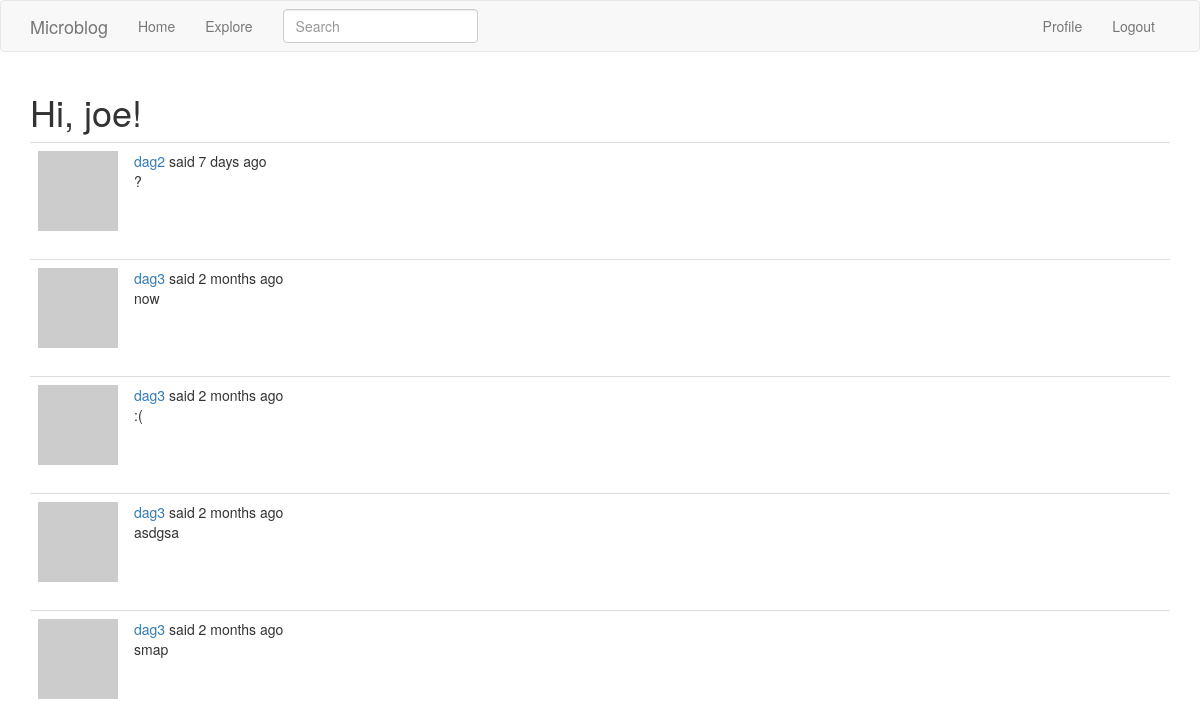
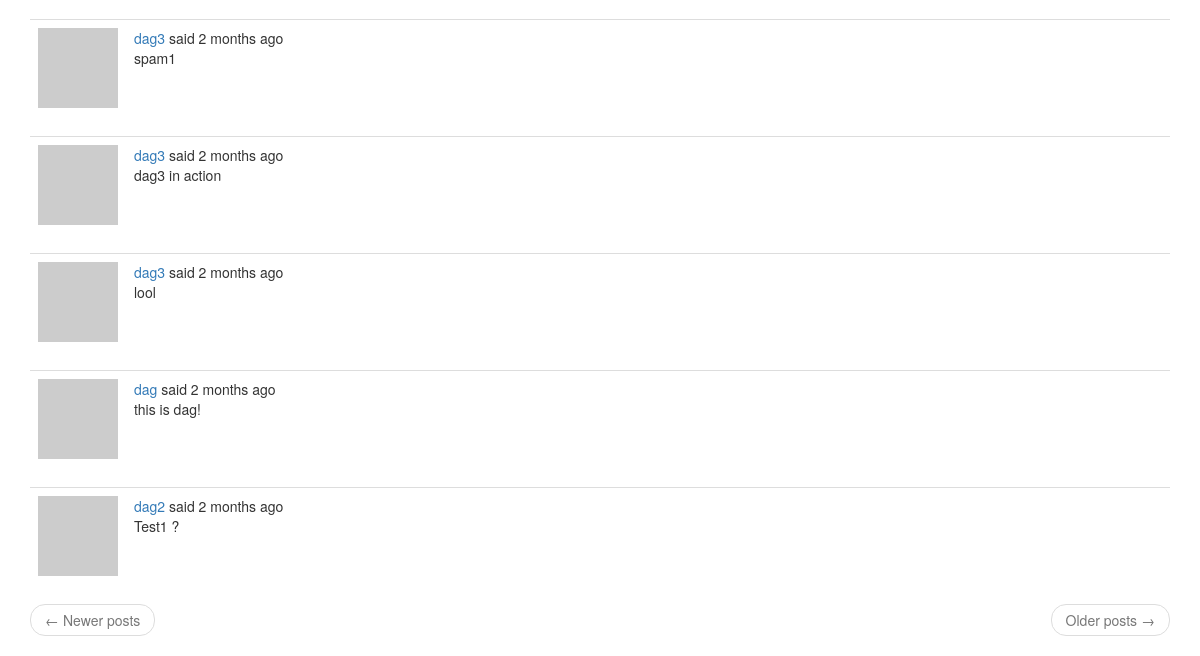
The page /explore (signed in) on the database as committed earlier (2 pictures, top to bottom).
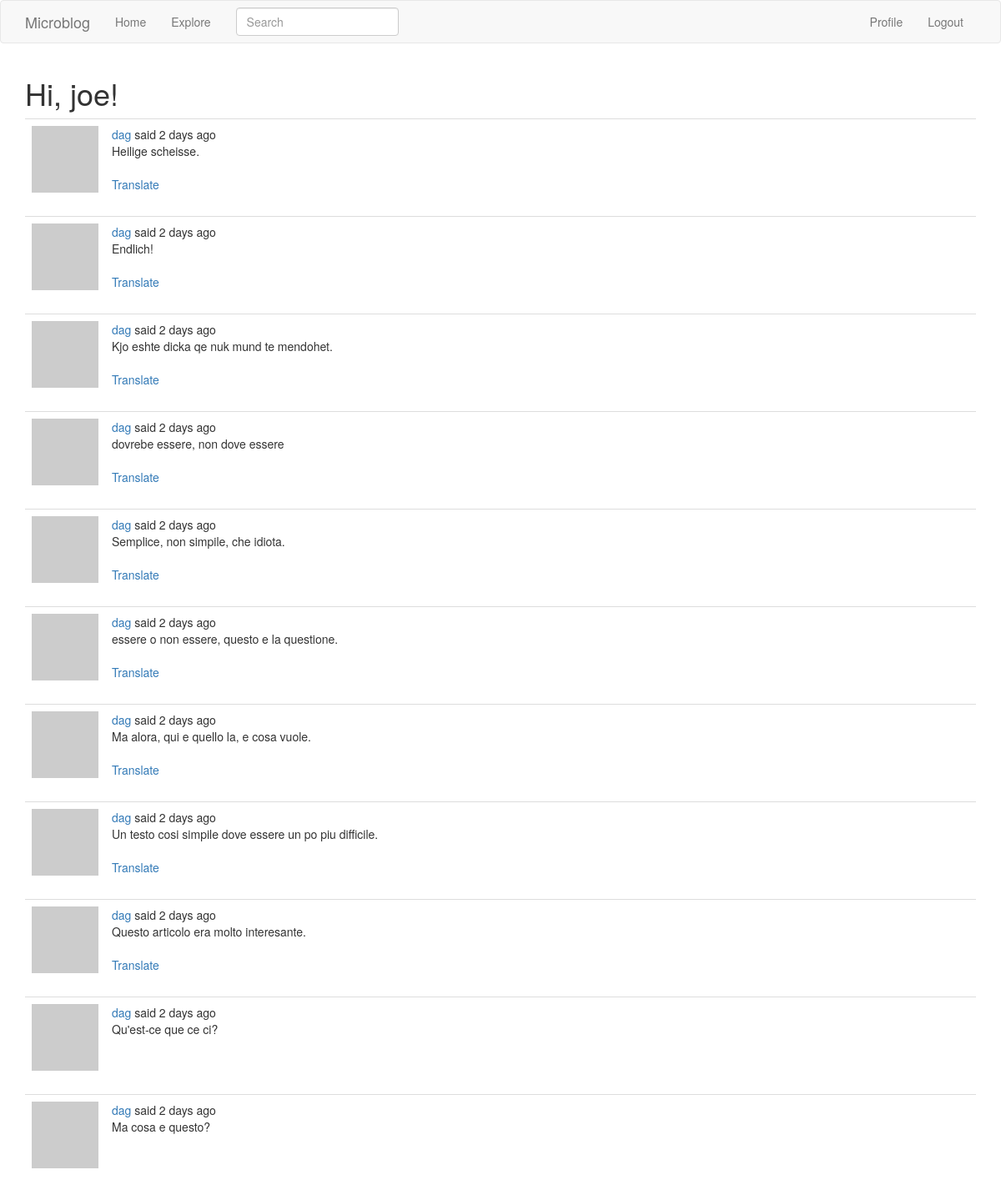
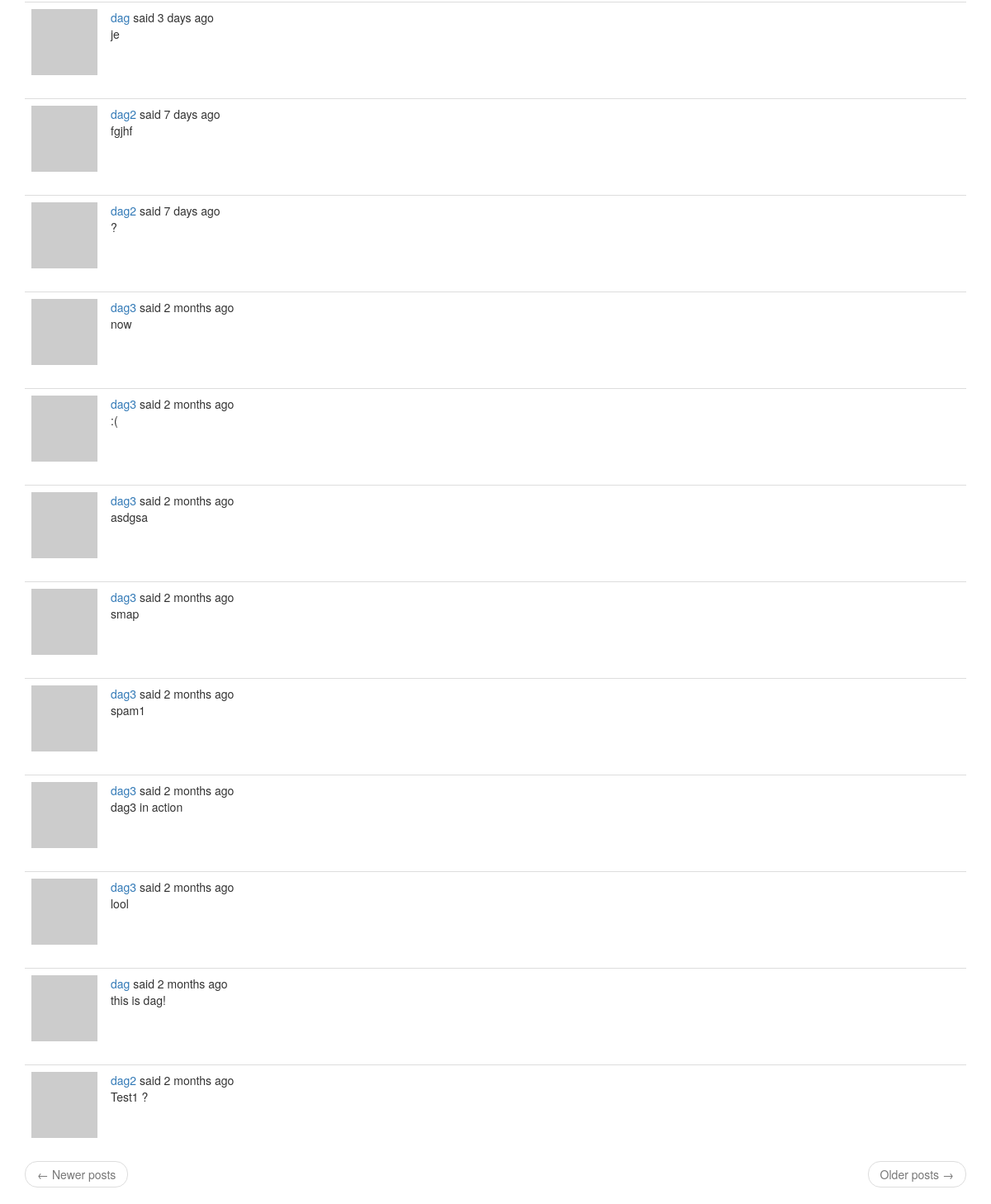
The same page on the database as committed later (2 pictures, top to bottom).
### app/models.py (models this page shows, shortened)
class User(UserMixin, db.Model):
    id = db.Column(db.Integer, primary_key=True)
    username = db.Column(db.String(64), index=True, unique=True)
    email = db.Column(db.String(120), index=True, unique=True)
    password_hash = db.Column(db.String(128))
    posts = db.relationship('Post', backref='author', lazy='dynamic')
    about_me = db.Column(db.String(140))
    last_seen = db.Column(db.DateTime, default=datetime.utcnow)
    followed = db.relationship(
        'User', secondary=followers,
        primaryjoin=(followers.c.follower_id == id),
        secondaryjoin=(followers.c.followed_id == id),
        backref=db.backref('followers', lazy='dynamic'), lazy='dynamic'
    )
    def avatar(self, size):
        digest = md5(self.email.lower().encode('utf-8')).hexdigest()
        return 'https://www.gravatar.com/avatar/{}?d=identicon&s={}'.format(digest, size)

class SearchableMixin(object):
    @classmethod
    def before_commit(cls, session):
        session._changes = {
            'add': list(session.new),
            'update': list(session.dirty),
            'delete': list(session.deleted)
        }
    @classmethod
    def after_commit(cls, session):
        for obj in session._changes['add']:
            if isinstance(obj, SearchableMixin):
                add_to_index(obj.__tablename__, obj)
        for obj in session._changes['update']:
            if isinstance(obj, SearchableMixin):
                add_to_index(obj.__tablename__, obj)
        for obj in session._changes['delete']:
            if isinstance(obj, SearchableMixin):
                add_to_index(obj.__tablename__, obj)
        session._changes = None

class Post(SearchableMixin, db.Model):
    __searchable__ = ['body']
    id = db.Column(db.Integer, primary_key=True)
    body = db.Column(db.String(140))
    timestamp = db.Column(db.DateTime, index=True, default=datetime.utcnow)
    user_id = db.Column(db.Integer, db.ForeignKey('user.id'))
    language = db.Column(db.String(5))

### app/main/routes.py (the view)
@bp.route('/explore')
@login_required
def explore():
    page = request.args.get('page', 1, type=int)
    posts = Post.query.order_by(Post.timestamp.desc()).paginate(page, current_app.config['POSTS_PER_PAGE'], False)
    next_url = url_for('main.explore', page=posts.next_num) \
        if posts.has_next else None
    prev_url = url_for('main.explore', page=posts.prev_num) \
        if posts.has_prev else None
    return render_template('index.html',
                            title=_('Explore'),
                            posts=posts.items,
                            next_url=next_url,
                            prev_url=prev_url)

### app/main/forms.py
class SearchForm(FlaskForm):
    q = StringField(_l('Search'), validators=[DataRequired()])
    def __init__(self, *args, **kwargs):
        if 'formdata' not in kwargs:
            kwargs['formdata'] = request.args
        if 'csrf_enabled' not in kwargs:
            kwargs['csrf_enabled'] = False
        super().__init__(*args, **kwargs)

### app/main/routes.py (called while the page is built)
@bp.before_app_request
def before_request():
    if current_user.is_authenticated:
        current_user.last_seen = datetime.utcnow()
        db.session.commit()
        g.search_form = SearchForm()
    g.locale = str(get_locale())

### app/models.py (called while the page is built)
@login.user_loader
def load_user(id):
    return User.query.get(int(id))

### app/templates/index.html (shortened to what this page needs)
{% extends "base.html" %}
{%import 'bootstrap/wtf.html' as wtf%}
{% block app_content %}
    <h1>{{_('Hi, %(username)s!', username=current_user.username)}}</h1>
    {% for post in posts %}
        {% include '_post.html' %}
    {% endfor %}
    <nav aria-label="...">
        <ul class="pager">
            <li class="previous{%if not prev_url%} disabled{%endif%}">
                <a href="{{prev_url or '#'}}">
                    <span aria-hidden="true">&larr;</span> {{_('Newer posts')}}
                </a>
            </li>
            <li class="next{%if not next_url%} disabled{%endif%}">
                <a href="{{next_url or '#'}}">
                    {{_('Older posts')}} <span aria-hidden="true">&rarr;</span>
                </a>
            </li>
        </ul>
    </nav>
{% endblock %}

### app/templates/base.html (shortened to what this page needs)
{%extends 'bootstrap/base.html'%}
{%block navbar%}
    <nav class="navbar navbar-default">
        <div class="container">
            <div class="navbar-header">
                <a class="navbar-brand" href="{{url_for('main.index')}}">Microblog</a>
            </div>
            <div class="collapse navbar-collapse" id="bs-example-navbar-collapse-1">
                <ul class="nav navbar-nav">
                    <li><a href="{{url_for('main.index')}}">{{_('Home')}}</a></li>
                    <li><a href="{{url_for('main.explore')}}">{{_('Explore')}}</a></li>
                </ul>
                {%if g.search_form%}
                <form class="navbar-form navbar-left" method="get"
                        action="{{url_for('main.search')}}">
                        <div class="form-group">
                            {{g.search_form.q(size=20, class='form-control',
                                    placeholder=g.search_form.q.label.text)}}
                        </div>
                </form>
                {%endif%}
                <ul class="nav navbar-nav navbar-right">
                    {%if current_user.is_anonymous%}
                        <li><a href="{{url_for('auth.login')}}">{{_('Login')}}</a></li>
                    {%else%}
                        <li><a href="{{url_for('main.user', username=current_user.username)}}">{{_('Profile')}}</a></li>
                        <li><a href="{{url_for('auth.logout')}}">{{_('Logout')}}</a></li>
                    {%endif%}
                </ul>
            </div>
        </div>
    </nav>
{%endblock%}
{%block content%}
    <div class="container">
        {%block app_content%}{%endblock%}
    </div>
{%endblock%}

### app/templates/_post.html (shortened to what this page needs)
<table class="table talbe-hover">
    <tr>
        <td width="70px">
            <a href="{{url_for('main.user', username=post.author.username)}}">
                <img src="{{ post.author.avatar(70) }}"/>
            </a>
        </td>
        <td>
            {{_('%(username)s said %(when)s',
                    username=user_link, when=moment(post.timestamp).fromNow() )}}
            <br>
            <span id="post{{post.id}}">{{ post.body }}</span>
            {%if post.language and post.language != g.locale%}
                <br><br>
                <span id="translation{{ post.id }}">
                        <a href="javascript:translate(
                                    '#post{{ post.id }}',
                                    '#translation{{ post.id }}',
                                    '{{ post.language }}',
                                    '{{ g.locale }}');">{{ _('Translate') }}</a>
                </span>
            {%endif%}
        </td>
    </tr>
</table>

Rows that differ between the two databases and show on the page:
added Post: body "Heilige scheisse."
added Post: body "Endlich!"
added Post: body "Kjo eshte dicka qe nuk mund te mendohet."
added Post: body "dovrebe essere, non dove essere"
added Post: body "Semplice, non simpile, che idiota."
added Post: body "essere o non essere, questo e la questione."
added Post: body "Ma alora, qui e quello la, e cosa vuole."
added Post: body "Un testo cosi simpile dove essere un po piu difficile."
added Post: body "Questo articolo era molto interesante."
added Post: body "Qu'est-ce que ce ci?"
added Post: body "Ma cosa e questo?"
added Post: body "je"
added Post: body "fgjhf"
